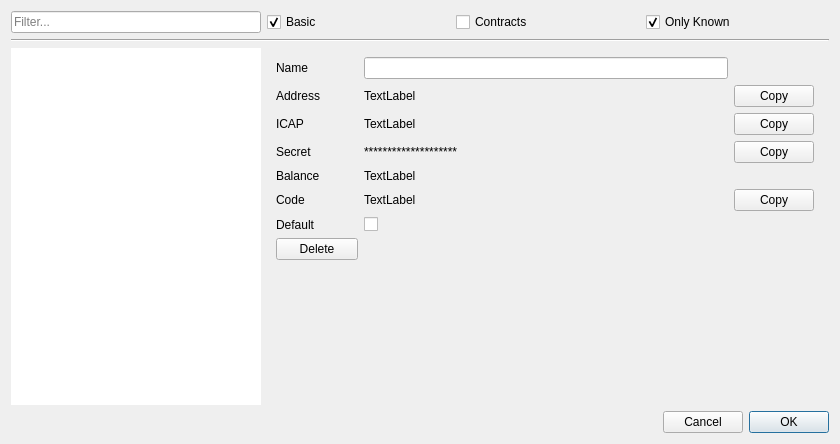
<?xml version="1.0" encoding="UTF-8"?>
<ui version="4.0">
 <class>AllAccounts</class>
 <widget class="QDialog" name="AllAccounts">
  <property name="geometry">
   <rect>
    <x>0</x>
    <y>0</y>
    <width>840</width>
    <height>444</height>
   </rect>
  </property>
  <property name="windowTitle">
   <string>Form</string>
  </property>
  <property name="sizeGripEnabled">
   <bool>false</bool>
  </property>
  <layout class="QGridLayout" name="gridLayout_4">
   <item row="4" column="0">
    <widget class="QListWidget" name="accounts">
     <property name="sizePolicy">
      <sizepolicy hsizetype="Expanding" vsizetype="Expanding">
       <horstretch>0</horstretch>
       <verstretch>0</verstretch>
      </sizepolicy>
     </property>
     <property name="minimumSize">
      <size>
       <width>250</width>
       <height>0</height>
      </size>
     </property>
     <property name="maximumSize">
      <size>
       <width>250</width>
       <height>16777215</height>
      </size>
     </property>
     <property name="focusPolicy">
      <enum>Qt::NoFocus</enum>
     </property>
     <property name="frameShape">
      <enum>QFrame::NoFrame</enum>
     </property>
    </widget>
   </item>
   <item row="0" column="0" colspan="3">
    <layout class="QHBoxLayout" name="horizontalLayout_12">
     <property name="leftMargin">
      <number>0</number>
     </property>
     <property name="bottomMargin">
      <number>0</number>
     </property>
     <item>
      <widget class="QLineEdit" name="accountsFilter">
       <property name="minimumSize">
        <size>
         <width>250</width>
         <height>0</height>
        </size>
       </property>
       <property name="maximumSize">
        <size>
         <width>250</width>
         <height>16777215</height>
        </size>
       </property>
       <property name="frame">
        <bool>true</bool>
       </property>
       <property name="placeholderText">
        <string>Filter...</string>
       </property>
      </widget>
     </item>
     <item>
      <widget class="QCheckBox" name="showBasic">
       <property name="minimumSize">
        <size>
         <width>60</width>
         <height>20</height>
        </size>
       </property>
       <property name="text">
        <string>Basic</string>
       </property>
       <property name="checked">
        <bool>true</bool>
       </property>
      </widget>
     </item>
     <item>
      <widget class="QCheckBox" name="showContracts">
       <property name="minimumSize">
        <size>
         <width>86</width>
         <height>20</height>
        </size>
       </property>
       <property name="text">
        <string>Contracts</string>
       </property>
      </widget>
     </item>
     <item>
      <widget class="QCheckBox" name="onlyKnown">
       <property name="minimumSize">
        <size>
         <width>100</width>
         <height>20</height>
        </size>
       </property>
       <property name="text">
        <string>Only Known</string>
       </property>
       <property name="checked">
        <bool>true</bool>
       </property>
      </widget>
     </item>
    </layout>
   </item>
   <item row="5" column="0" colspan="3">
    <layout class="QHBoxLayout" name="horizontalLayout">
     <item>
      <spacer name="horizontalSpacer_2">
       <property name="orientation">
        <enum>Qt::Horizontal</enum>
       </property>
       <property name="sizeHint" stdset="0">
        <size>
         <width>40</width>
         <height>20</height>
        </size>
       </property>
      </spacer>
     </item>
     <item>
      <widget class="QPushButton" name="cancel">
       <property name="maximumSize">
        <size>
         <width>83</width>
         <height>16777215</height>
        </size>
       </property>
       <property name="text">
        <string>Cancel</string>
       </property>
      </widget>
     </item>
     <item>
      <widget class="QPushButton" name="OK">
       <property name="maximumSize">
        <size>
         <width>83</width>
         <height>16777215</height>
        </size>
       </property>
       <property name="text">
        <string>OK</string>
       </property>
       <property name="default">
        <bool>true</bool>
       </property>
      </widget>
     </item>
    </layout>
   </item>
   <item row="1" column="0" colspan="3">
    <widget class="Line" name="line">
     <property name="orientation">
      <enum>Qt::Horizontal</enum>
     </property>
    </widget>
   </item>
   <item row="4" column="1">
    <widget class="QWidget" name="detailsView" native="true">
     <layout class="QGridLayout" name="gridLayout_2">
      <item row="1" column="0">
       <widget class="QLabel" name="addressLabel">
        <property name="text">
         <string>Address</string>
        </property>
       </widget>
      </item>
      <item row="8" column="0">
       <widget class="QPushButton" name="deleteButton">
        <property name="minimumSize">
         <size>
          <width>82</width>
          <height>0</height>
         </size>
        </property>
        <property name="toolTip">
         <string>Delete Account</string>
        </property>
        <property name="text">
         <string>Delete</string>
        </property>
       </widget>
      </item>
      <item row="1" column="2">
       <widget class="QPushButton" name="addressCopy">
        <property name="maximumSize">
         <size>
          <width>16777215</width>
          <height>16777215</height>
         </size>
        </property>
        <property name="toolTip">
         <string>Copy Address To Clipboard</string>
        </property>
        <property name="text">
         <string>Copy</string>
        </property>
        <property name="iconSize">
         <size>
          <width>16</width>
          <height>16</height>
         </size>
        </property>
        <property name="flat">
         <bool>false</bool>
        </property>
       </widget>
      </item>
      <item row="6" column="1">
       <widget class="QLabel" name="codeValue">
        <property name="toolTip">
         <string>Contract's Code</string>
        </property>
        <property name="text">
         <string>TextLabel</string>
        </property>
        <property name="wordWrap">
         <bool>true</bool>
        </property>
       </widget>
      </item>
      <item row="7" column="0">
       <widget class="QLabel" name="defaultLabel">
        <property name="toolTip">
         <string>Set Account as Default</string>
        </property>
        <property name="text">
         <string>Default</string>
        </property>
       </widget>
      </item>
      <item row="9" column="0">
       <spacer name="verticalSpacer">
        <property name="orientation">
         <enum>Qt::Vertical</enum>
        </property>
        <property name="sizeHint" stdset="0">
         <size>
          <width>20</width>
          <height>40</height>
         </size>
        </property>
       </spacer>
      </item>
      <item row="6" column="0">
       <widget class="QLabel" name="codeLabel">
        <property name="toolTip">
         <string>Contract's Code</string>
        </property>
        <property name="text">
         <string>Code</string>
        </property>
       </widget>
      </item>
      <item row="0" column="0">
       <widget class="QLabel" name="nameLabel">
        <property name="text">
         <string>Name</string>
        </property>
        <property name="alignment">
         <set>Qt::AlignLeading|Qt::AlignLeft|Qt::AlignVCenter</set>
        </property>
       </widget>
      </item>
      <item row="5" column="0">
       <widget class="QLabel" name="balanceLabel">
        <property name="text">
         <string>Balance</string>
        </property>
       </widget>
      </item>
      <item row="3" column="1">
       <widget class="QLabel" name="ICAPValue">
        <property name="text">
         <string>TextLabel</string>
        </property>
       </widget>
      </item>
      <item row="6" column="2">
       <widget class="QPushButton" name="codeCopy">
        <property name="maximumSize">
         <size>
          <width>16777215</width>
          <height>16777215</height>
         </size>
        </property>
        <property name="text">
         <string>Copy</string>
        </property>
        <property name="flat">
         <bool>false</bool>
        </property>
       </widget>
      </item>
      <item row="8" column="1">
       <spacer name="horizontalSpacer">
        <property name="orientation">
         <enum>Qt::Horizontal</enum>
        </property>
        <property name="sizeHint" stdset="0">
         <size>
          <width>40</width>
          <height>20</height>
         </size>
        </property>
       </spacer>
      </item>
      <item row="1" column="1">
       <widget class="QLabel" name="addressValue">
        <property name="text">
         <string>TextLabel</string>
        </property>
       </widget>
      </item>
      <item row="3" column="0">
       <widget class="QLabel" name="ICAPLabel">
        <property name="text">
         <string>ICAP</string>
        </property>
       </widget>
      </item>
      <item row="5" column="1">
       <widget class="QLabel" name="balanceValue">
        <property name="text">
         <string>TextLabel</string>
        </property>
       </widget>
      </item>
      <item row="7" column="1">
       <widget class="QCheckBox" name="defaultValue">
        <property name="toolTip">
         <string>Set Account as Default</string>
        </property>
        <property name="text">
         <string/>
        </property>
       </widget>
      </item>
      <item row="3" column="2">
       <widget class="QPushButton" name="ICAPCopy">
        <property name="maximumSize">
         <size>
          <width>16777215</width>
          <height>16777215</height>
         </size>
        </property>
        <property name="toolTip">
         <string>Copy ICAP to Clipboard</string>
        </property>
        <property name="text">
         <string>Copy</string>
        </property>
        <property name="flat">
         <bool>false</bool>
        </property>
       </widget>
      </item>
      <item row="0" column="1">
       <widget class="QLineEdit" name="nameValue">
        <property name="maximumSize">
         <size>
          <width>16777215</width>
          <height>16777215</height>
         </size>
        </property>
       </widget>
      </item>
      <item row="4" column="0">
       <widget class="QLabel" name="secretLabel">
        <property name="text">
         <string>Secret</string>
        </property>
       </widget>
      </item>
      <item row="4" column="1">
       <widget class="QLabel" name="secretValue">
        <property name="text">
         <string>********************</string>
        </property>
       </widget>
      </item>
      <item row="4" column="2">
       <widget class="QPushButton" name="secretCopy">
        <property name="toolTip">
         <string>Copy Secret to Clipboard</string>
        </property>
        <property name="text">
         <string>Copy</string>
        </property>
       </widget>
      </item>
     </layout>
    </widget>
   </item>
  </layout>
 </widget>
 <resources/>
 <connections>
  <connection>
   <sender>cancel</sender>
   <signal>clicked()</signal>
   <receiver>AllAccounts</receiver>
   <slot>reject()</slot>
   <hints>
    <hint type="sourcelabel">
     <x>534</x>
     <y>415</y>
    </hint>
    <hint type="destinationlabel">
     <x>334</x>
     <y>221</y>
    </hint>
   </hints>
  </connection>
  <connection>
   <sender>OK</sender>
   <signal>clicked()</signal>
   <receiver>AllAccounts</receiver>
   <slot>accept()</slot>
   <hints>
    <hint type="sourcelabel">
     <x>617</x>
     <y>415</y>
    </hint>
    <hint type="destinationlabel">
     <x>334</x>
     <y>221</y>
    </hint>
   </hints>
  </connection>
 </connections>
</ui>
